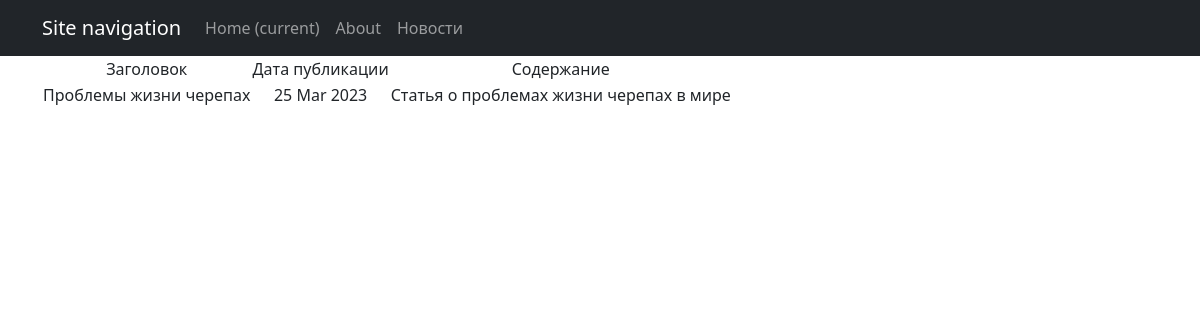
Screenshot of /news/3 with the database file from the repository.
### news/models.py (models this page shows, shortened)
class Post(models.Model):
    author = models.ForeignKey(Author, on_delete=models.CASCADE)
    type = models.IntegerField(choices=post_type, default=0)
    date_time_create = models.DateTimeField(auto_now_add=True)
    category = models.ManyToManyField(Category, through='PostCategory')
    title = models.TextField(max_length=255)
    post_text = models.TextField(max_length=20000)
    post_rating = models.IntegerField(default=1)

### news/views.py (the view)
# urls.py: path('<int:pk>', NewDetail.as_view(),
class NewDetail(DetailView):
    model = Post
    template_name = 'new.html'
    context_object_name = 'new'
    form_class = NewForm

### news/templatetags/custom_filters.py (called while the page is built)
@register.filter()
def censor(value):
    if not isinstance(value, str):
        raise ValueError('Фильтр только для строк')
    words = value.split()
    for i, word in enumerate(words):
        if word.lower() in BED_WORDS:
            words[i] = '*' * len(word)
    return ' '.join(words)

### templates/new.html (shortened to what this page needs)
{% extends 'flatpages/default.html' %}
{% load custom_filters %}
{% block content %}
    <table>
        <tr>
            <td>Заголовок</td>
            <td>Дата публикации</td>
            <td>Содержание</td>
        </tr>
        <tr>
            <td>{{ new.title|censor }}</td>
            <td>{{ new.date_time_create|date:'d M Y' }}</td>
            <td>{{ new.post_text|censor }}</td>
        </tr>
    </table>
{% endblock content %}

### rows the page displays
Post: title|censor "Проблемы жизни черепах", date_time_create "25 Mar 2023", post_text|censor "Статья о проблемах жизни черепах в мире"
